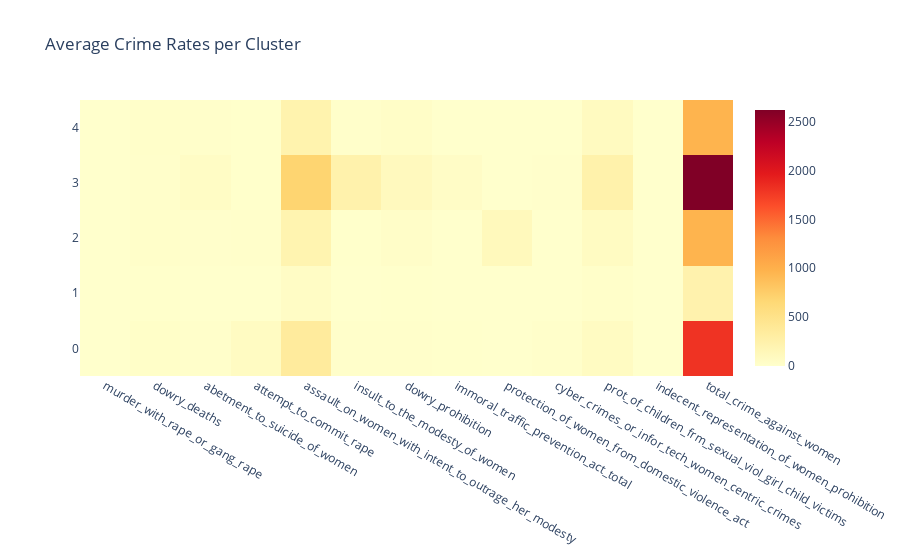

Notebook code for this chart:
### Code cell
# Heatmap
cluster_means = data.groupby('cluster')[crime_columns].mean()
heatmap_fig = go.Figure(data=go.Heatmap(
    z=cluster_means.values,
    x=cluster_means.columns,
    y=cluster_means.index,
    colorscale='YlOrRd'
))
heatmap_fig.update_layout(title='Average Crime Rates per Cluster')
heatmap_fig.show()

### Figure 1 — Plotly figure (JSON) as saved in the notebook; plotly's stock layout.template omitted (floating-point values rounded to 4 significant figures)
{"data": [{"colorscale": [[0, "rgb(255,255,204)"], [0.125, "rgb(255,237,160)"], [0.25, "rgb(254,217,118)"], [0.375, "rgb(254,178,76)"], [0.5, "rgb(253,141,60)"], [0.625, "rgb(252,78,42)"], [0.75, "rgb(227,26,28)"], [0.875, "rgb(189,0,38)"], [1, "rgb(128,0,38)"]], "type": "heatmap", "x": ["murder_with_rape_or_gang_rape", "dowry_deaths", "abetment_to_suicide_of_women", "attempt_to_commit_rape", "assault_on_women_with_intent_to_outrage_her_modesty", "insult_to_the_modesty_of_women", "dowry_prohibition", "immoral_traffic_prevention_act_total", "protection_of_women_from_domestic_violence_act", "cyber_crimes_or_infor_tech_women_centric_crimes", "prot_of_children_frm_sexual_viol_girl_child_victims", "indecent_representation_of_women_prohibition", "total_crime_against_women"], "y": [0, 1, 2, 3, 4], "z": [[0.8161, 26.91, 12.62, 71.52, 352.9, 16.15, 11.22, 4.017, 0.7739, 16.1, 75.94, 0.7826, 1803.0], [0.1657, 3.879, 3.475, 2.064, 51.54, 2.857, 6.485, 0.7774, 0.2015, 0.9269, 24.97, 0.009387, 227.3], [0.08333, 20.21, 11.07, 13.71, 207.9, 7.857, 32, 0.4286, 117.1, 1.75, 74.64, 0, 967.5], [1.26, 17.48, 53.98, 7.3, 690.7, 235.1, 102.8, 46.98, 0.1333, 10.94, 244.3, 0.1167, 2618.0], [0.6686, 21.74, 11.49, 8.184, 224.1, 15.15, 34.12, 2.048, 0.6103, 3.637, 90.87, 0.01624, 965.0]]}], "layout": {"title": {"text": "Average Crime Rates per Cluster"}}}
